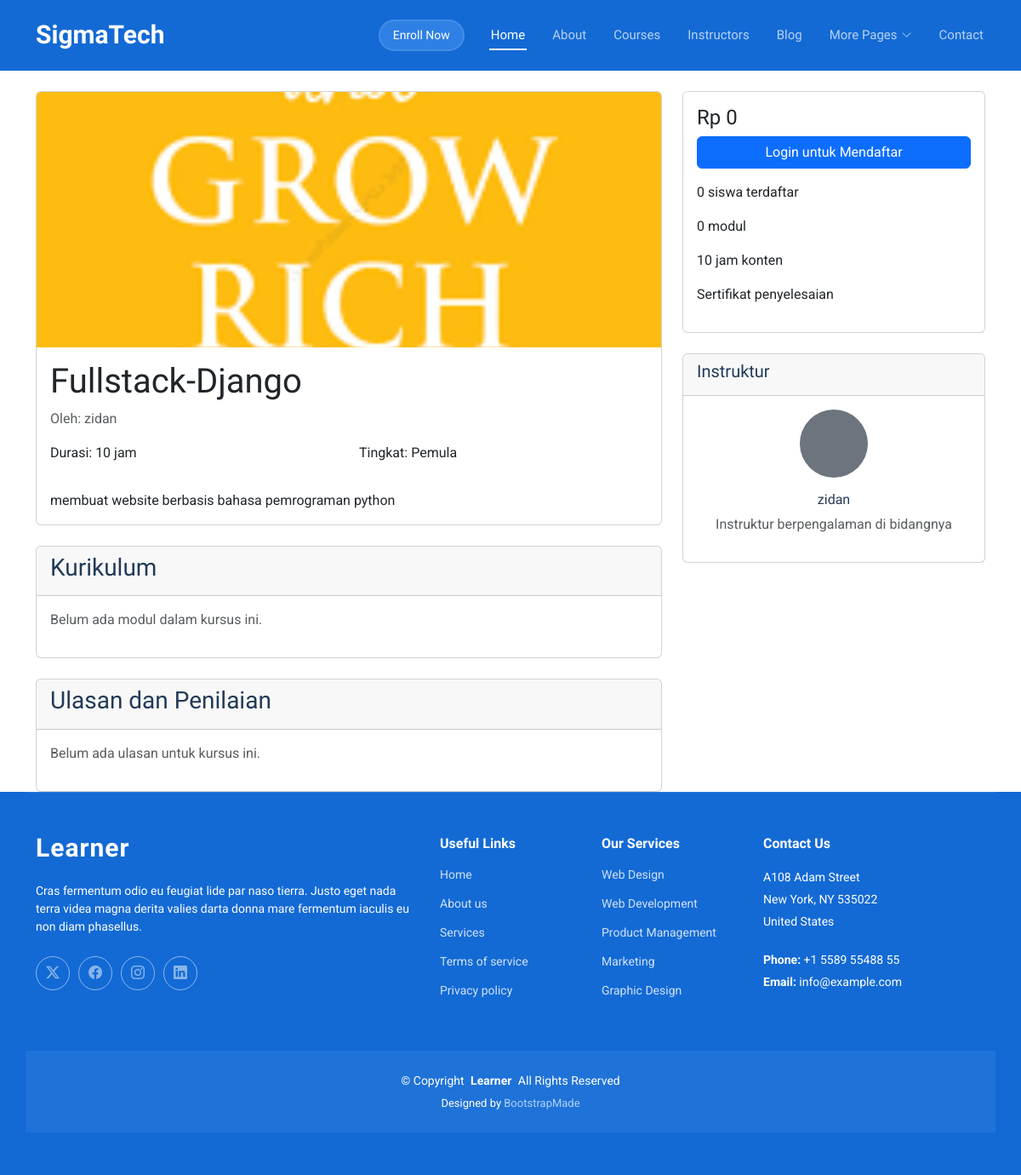
/course/fullstack-django/, run on an earlier commit of the app's database.
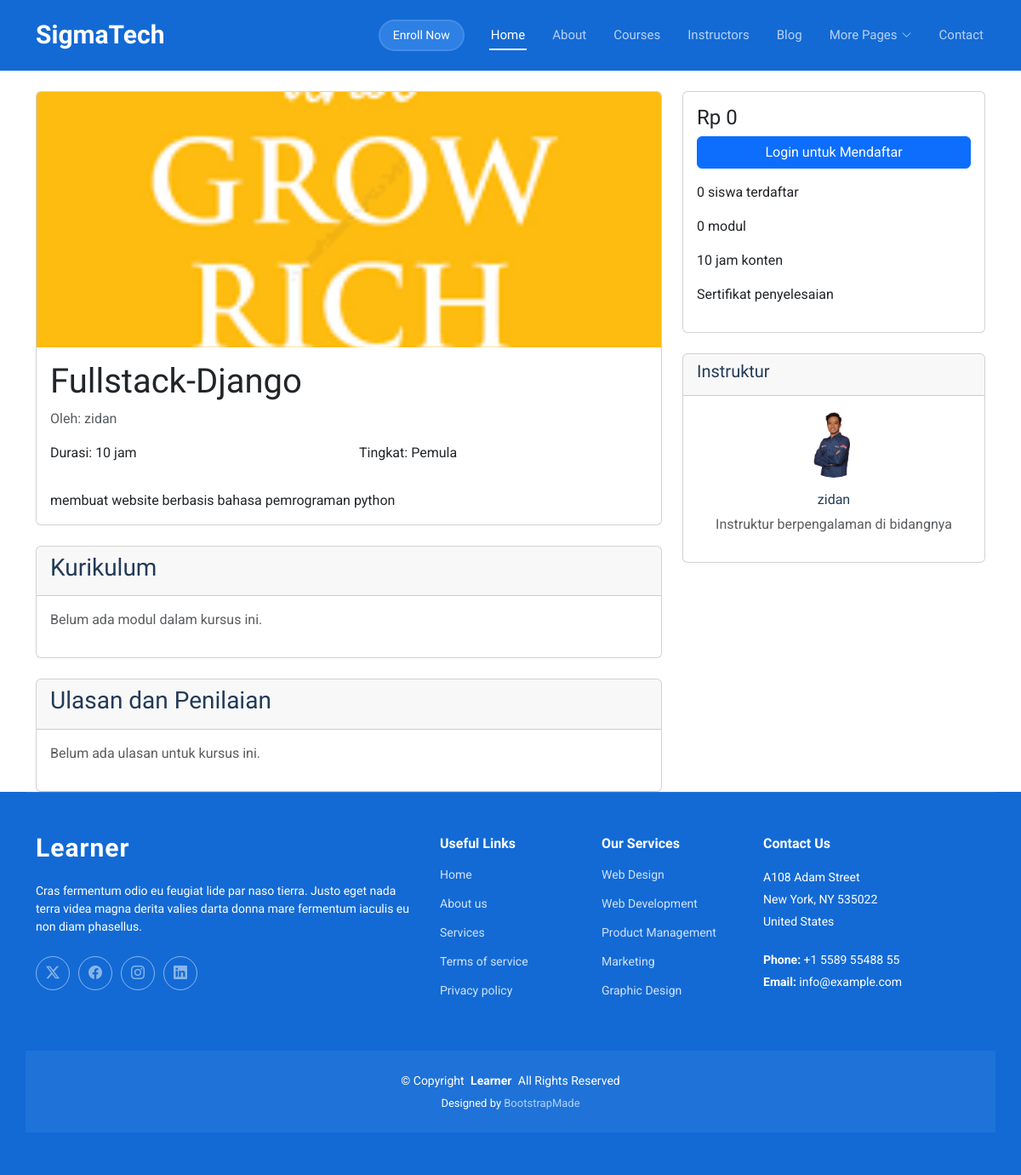
And on a later commit of the database.
### courses/models.py (models this page shows, shortened)
class Course(models.Model):
    DIFFICULTY_CHOICES = (
        ('beginner', 'Pemula'),
        ('intermediate', 'Menengah'),
        ('advanced', 'Lanjutan'),
    )
    title = models.CharField(max_length=200)
    slug = models.SlugField(max_length=250, unique=True, blank=True)
    description = models.TextField()
    instructor = models.ForeignKey(User, on_delete=models.CASCADE, related_name='courses_taught')
    category = models.ForeignKey(Category, on_delete=models.SET_NULL, null=True, blank=True)
    thumbnail = models.ImageField(upload_to='course_thumbnails/', blank=True, null=True)
    difficulty = models.CharField(max_length=20, choices=DIFFICULTY_CHOICES, default='beginner')
    price = models.DecimalField(max_digits=10, decimal_places=2, default=0.00)
    duration = models.IntegerField(help_text="Durasi kursus dalam jam")
    is_published = models.BooleanField(default=False)
    created_at = models.DateTimeField(auto_now_add=True)
    updated_at = models.DateTimeField(auto_now=True)
    class Meta:
        ordering = ['-created_at']
    def get_enrollment_count(self):
        return self.enrollments.count()

### users/models.py (models this page shows, shortened)
class User(AbstractUser):
    ROLE_CHOICES = (
        ('student', 'Siswa'),
        ('instructor', 'Instruktur'),
    )
    role = models.CharField(max_length=20, choices=ROLE_CHOICES, default='student')
    bio = models.TextField(max_length=500, blank=True)
    profile_picture = models.ImageField(upload_to='profile_pics/', blank=True, null=True)
    phone_number = models.CharField(max_length=15, blank=True)

### courses/views.py (the view)
# urls.py: path('course/<slug:slug>/', views.course_detail, name='course_detail'),
def course_detail(request, slug):
    course = get_object_or_404(Course, slug=slug, is_published=True)
    modules = course.modules.all()
    context = {
        'course': course,
        'modules': modules,
    }
    return render(request, 'courses/course_detail.html', context)

### templates/courses/course_detail.html (shortened to what the changed rows need)
{% extends 'base.html' %}
{% load static %}
{% block content %}
<div class="container mt-4">
    <div class="row">
        <div class="col-md-8">
            <div class="card mb-4">
                {% if course.thumbnail %}
                    <img src="{{ course.thumbnail.url }}" class="card-img-top" alt="{{ course.title }}" style="height: 300px; object-fit: cover;">
                {% else %}
                    <img src="{% static 'images/default-course.jpg' %}" class="card-img-top" alt="{{ course.title }}" style="height: 300px; object-fit: cover;">
                {% endif %}
                <div class="card-body">
                    <h1 class="card-title">{{ course.title }}</h1>
                    <p class="text-muted">Oleh: {{ course.instructor.get_full_name|default:course.instructor.username }}</p>
                    <div class="row mb-3">
                        <div class="col-md-6">
                            <p> Durasi: {{ course.duration }} jam</p>
                        </div>
                        <div class="col-md-6">
                            <p> Tingkat: {{ course.get_difficulty_display }}</p>
                        </div>
                    </div>
                    <div class="course-description">
                        {{ course.description|safe }}
                    </div>
                </div>
            </div>
        </div>
        <div class="col-md-4">
            <div class="card">
                <div class="card-body">
                    <h4 class="card-title">Rp {{ course.price|floatformat:0 }}</h4>
                    {% if user.is_authenticated %}
                        {% if user.role == 'student' %}
                            {% if user in course.enrollments.all %}
                                <a href="{% url 'learning:course_learning_view' course.slug %}" class="btn btn-success w-100 mb-2">Lanjutkan Belajar</a>
                            {% else %}
                                <form method="post" action="{% url 'courses:enroll_course' course.slug %}">
                                    {% csrf_token %}
                                    <button type="submit" class="btn btn-primary w-100">Daftar Kursus</button>
                                </form>
                            {% endif %}
                        {% endif %}
                    {% else %}
                        <a href="{% url 'login' %}" class="btn btn-primary w-100">Login untuk Mendaftar</a>
                    {% endif %}
                    <div class="mt-3">
                        <p> {{ course.get_enrollment_count }} siswa terdaftar</p>
                        <p> {{ course.modules.count }} modul</p>
                        <p> {{ course.duration }} jam konten</p>
                        <p> Sertifikat penyelesaian</p>
                    </div>
                </div>
            </div>
            <div class="card mt-4">
                <div class="card-body text-center">
                    {% if course.instructor.profile_picture %}
                        <img src="{{ course.instructor.profile_picture.url }}" class="rounded-circle mb-3" style="width: 80px; height: 80px; object-fit: cover;" alt="{{ course.instructor.username }}">
                    {% else %}
                        <div class="rounded-circle bg-secondary d-flex align-items-center justify-content-center mb-3" style="width: 80px; height: 80px; margin: 0 auto;">
                        </div>
                    {% endif %}
                    <h6>{{ course.instructor.get_full_name|default:course.instructor.username }}</h6>
                    <p class="text-muted">{{ course.instructor.bio|truncatewords:15|default:"Instruktur berpengalaman di bidangnya" }}</p>
                </div>
            </div>
        </div>
    </div>
</div>
{% endblock %}

What changed in the data, as far as the page shows it:
changed through a linked row, Course "Fullstack-Django": instructor.profile_picture: picture added
